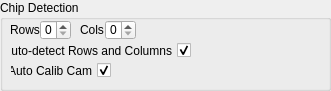
     <widget class="QGroupBox" name="groupBox_2">
      <property name="geometry">
       <rect>
        <x>270</x>
        <y>10</y>
        <width>331</width>
        <height>91</height>
       </rect>
      </property>
      <property name="title">
       <string>Chip Detection</string>
      </property>
      <widget class="QLabel" name="label_66">
       <property name="geometry">
        <rect>
         <x>80</x>
         <y>20</y>
         <width>41</width>
         <height>20</height>
        </rect>
       </property>
       <property name="text">
        <string>Cols</string>
       </property>
      </widget>
      <widget class="QDoubleSpinBox" name="LeverDetection_number_of_columns_doubleSpinBox">
       <property name="geometry">
        <rect>
         <x>105</x>
         <y>20</y>
         <width>31</width>
         <height>20</height>
        </rect>
       </property>
       <property name="suffix">
        <string/>
       </property>
       <property name="decimals">
        <number>0</number>
       </property>
       <property name="minimum">
        <double>0.000000000000000</double>
       </property>
       <property name="maximum">
        <double>10000.000000000000000</double>
       </property>
       <property name="value">
        <double>0.000000000000000</double>
       </property>
      </widget>
      <widget class="QDoubleSpinBox" name="LeverDetection_number_of_rows_doubleSpinBox">
       <property name="geometry">
        <rect>
         <x>40</x>
         <y>20</y>
         <width>31</width>
         <height>20</height>
        </rect>
       </property>
       <property name="suffix">
        <string/>
       </property>
       <property name="decimals">
        <number>0</number>
       </property>
       <property name="minimum">
        <double>0.000000000000000</double>
       </property>
       <property name="maximum">
        <double>10000.000000000000000</double>
       </property>
       <property name="value">
        <double>0.000000000000000</double>
       </property>
      </widget>
      <widget class="QLabel" name="label_64">
       <property name="geometry">
        <rect>
         <x>10</x>
         <y>20</y>
         <width>31</width>
         <height>20</height>
        </rect>
       </property>
       <property name="text">
        <string>Rows</string>
       </property>
      </widget>
      <widget class="QCheckBox" name="LeverDetection_AutoCalibCam_checkBox">
       <property name="enabled">
        <bool>true</bool>
       </property>
       <property name="geometry">
        <rect>
         <x>10</x>
         <y>60</y>
         <width>101</width>
         <height>21</height>
        </rect>
       </property>
       <property name="whatsThis">
        <string>displays lever detection images as popups</string>
       </property>
       <property name="layoutDirection">
        <enum>Qt::RightToLeft</enum>
       </property>
       <property name="autoFillBackground">
        <bool>false</bool>
       </property>
       <property name="inputMethodHints">
        <set>Qt::ImhNone</set>
       </property>
       <property name="text">
        <string notr="true">Auto Calib Cam</string>
       </property>
       <property name="checkable">
        <bool>true</bool>
       </property>
       <property name="checked">
        <bool>true</bool>
       </property>
      </widget>
      <widget class="QCheckBox" name="LeverDetection_auto_detect_checkBox">
       <property name="geometry">
        <rect>
         <x>10</x>
         <y>40</y>
         <width>181</width>
         <height>21</height>
        </rect>
       </property>
       <property name="whatsThis">
        <string>displays lever detection images as popups</string>
       </property>
       <property name="layoutDirection">
        <enum>Qt::RightToLeft</enum>
       </property>
       <property name="text">
        <string notr="true">Auto-detect Rows and Columns</string>
       </property>
       <property name="checked">
        <bool>true</bool>
       </property>
      </widget>
     </widget>
